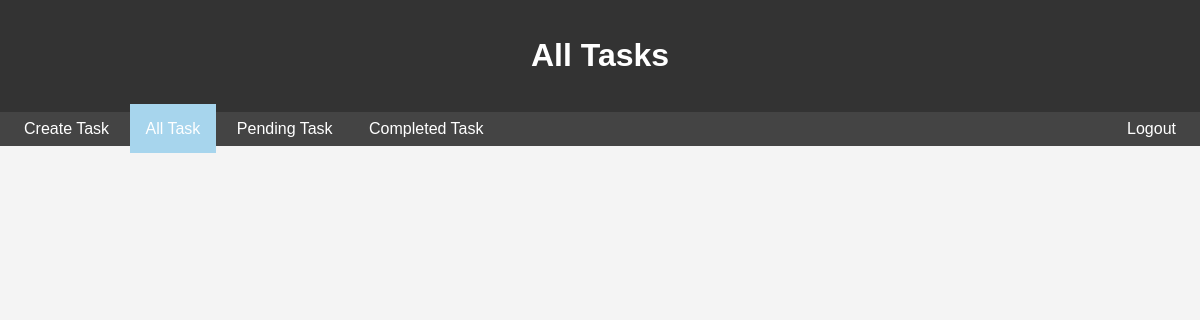
The app's page /tasks/list/ (signed in), older data.
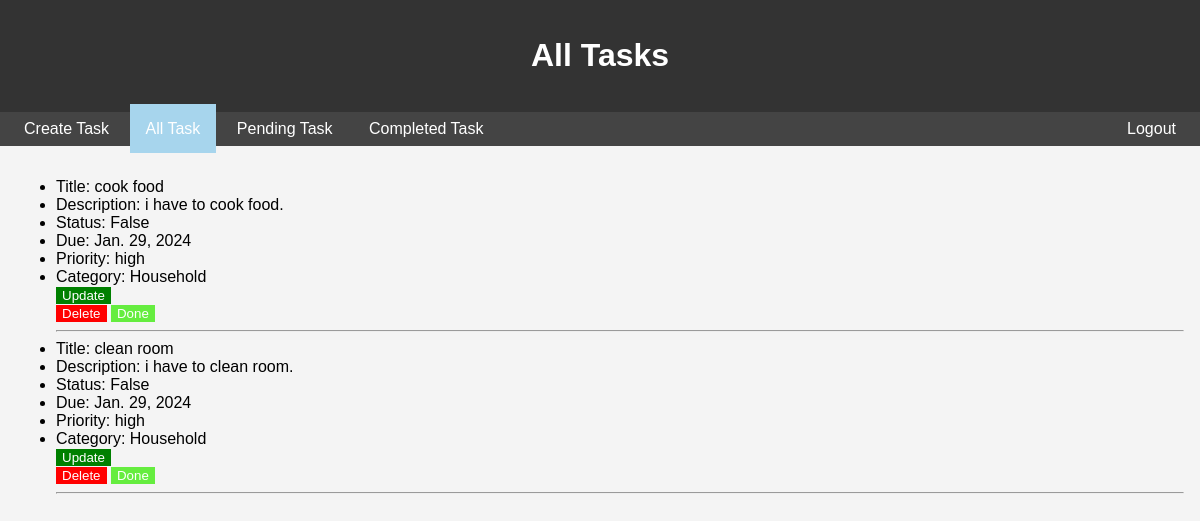
The same page, newer data.
### tasks/models.py (models this page shows, shortened)
class Task(models.Model):
    title = models.CharField(max_length=50, null=False)
    description = models.TextField(null=True)
    status = models.BooleanField(default=False)
    due = models.DateField()
    priority = models.CharField(max_length=10, null=False)
    category = models.CharField(max_length=20, null=False)
    user = models.ForeignKey(User, on_delete=models.CASCADE, default=1)

### tasks/views.py (the view)
# urls.py: path('list/', views.task_list, name='task_list'),
def task_list(request):
    tasks = Task.objects.filter(user=request.user.id)
    return render(request, 'tasks/task_list.html', {'tasks': tasks})

### templates/tasks/task_list.html (shortened to what this page needs)
{% extends 'base.html' %}
{% block header %}All Tasks{% endblock %}
{% block content %}
    <ul>
        {% for task in tasks %}
            <li>Title: {{ task.title }}</li>
            <li>Description: {{ task.description }}</li>
            <li>Status: {{ task.status }}</li>
            <li>Due: {{ task.due }}</li>
            <li>Priority: {{ task.priority }}</li>
            <li>Category: {{ task.category }}</li>
            <div style="display: inline-block;">
                <form method="post" action="{% url 'update_task' task.id %}">
                    <button style="background-color: green; color: white; border: 0;" type="submit">Update</button>
                </form>
                <form method="post" action="{% url 'delete_task' task.id %}" style="display: inline;">
                    <button style="background-color: red; color: white; border: 0;" type="submit" onclick="return confirm('Are you sure you want to delete this task?')">Delete</button>
                </form>
                {% if task.status == False %}
                    <form method="post" action="{% url 'done_task' task.id %}" style="display: inline;">
                        <button style="background-color: rgb(101, 237, 63); color: white; border: 0;" type="submit" onclick="return confirm('Are you sure you want to make this task Done?')">Done</button>
                    </form>
                {% endif %}
            </div>
            <hr>
        {% endfor %}
    </ul>
{% endblock %}

### templates/base.html (shortened to what this page needs)
<!DOCTYPE html>
<html lang="en">
<head>
</head>
<body>
    <header>
        <h1>{% block header %}To Do List{% endblock %}</h1>
    </header>
    <nav>
        <div>
            <a href="{% url 'create_task' %}" class="{% if request.resolver_match.url_name == 'create_task' %}active{% endif %}">Create Task</a>
            <a href="{% url 'task_list' %}" class="{% if request.resolver_match.url_name == 'task_list' %}active{% endif %}">All Task</a>
            <a href="{% url 'pending_task' %}" class="{% if request.resolver_match.url_name == 'pending_task' %}active{% endif %}">Pending Task</a>
            <a href="{% url 'completed_task' %}" class="{% if request.resolver_match.url_name == 'completed_task' %}active{% endif %}">Completed Task</a>
        </div>
        <div>
            <a href="{% url 'logout' %}" class="{% if request.resolver_match.url_name == 'logout' %}active{% endif %}">Logout</a>
        </div>
    </nav>
    <main>
        {% block content %}{% endblock %}
    </main>
</body>
</html>

### templates/base.html (style rules this page uses)
body { font-family: Arial, sans-serif; margin: 0; padding: 0; background-color: #f4f4f4; }
header { background-color: #333; color: #fff; padding: 1em; text-align: center; }
nav { background-color: #444; color: #fff; padding: 0.5em; text-align: center; }
nav a { color: #fff; text-decoration: none; padding: 1em; }
nav { display: flex; justify-content: space-between; }
nav a.active { background-color: #a7d5ed; }
main { padding: 1em; }

Row changes from the older to the newer data that the page shows:
added Task: title "cook food", description "i have to cook food.", status "False", due "Jan. 29, 2024", priority "high", category "Household"
added Task: title "clean room", description "i have to clean room.", status "False", due "Jan. 29, 2024", priority "high", category "Household"
